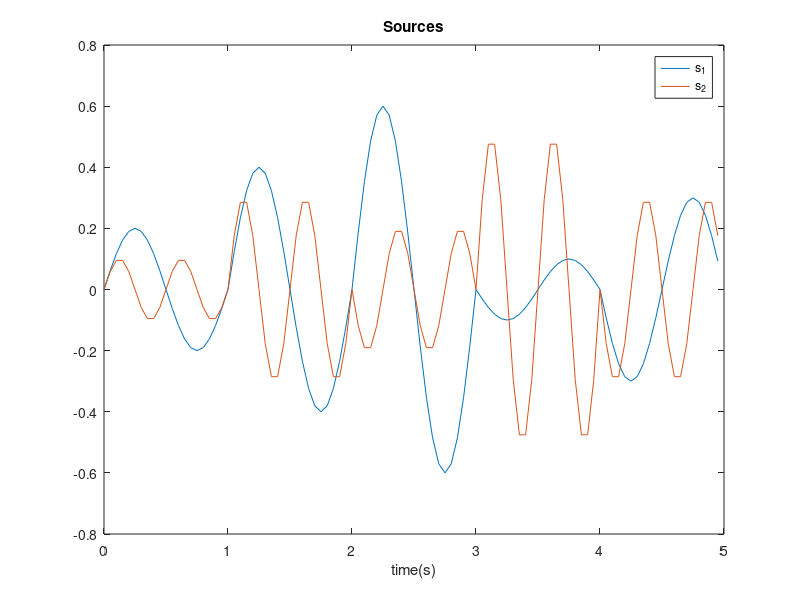
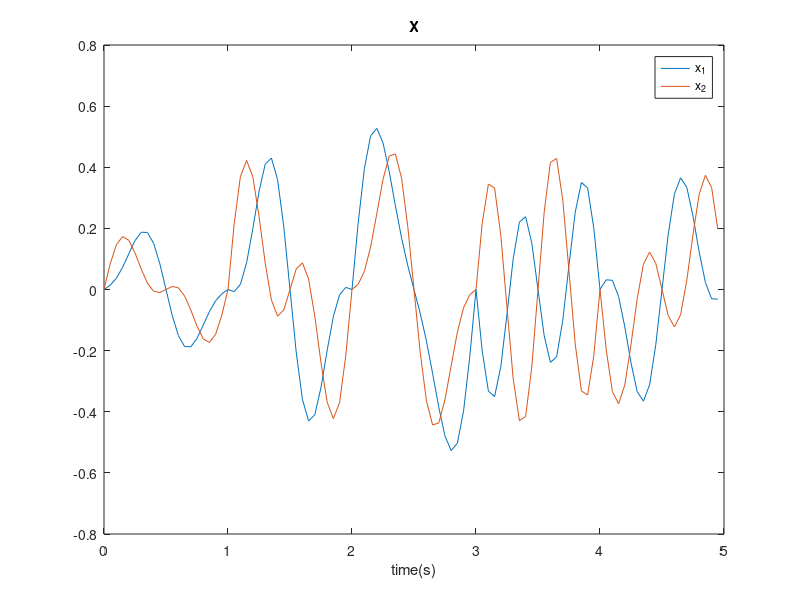

Write MATLAB code to recreate these figures, in order. (Note: this script raises an error after producing the figures.)
clear; clc; close all;
rng(3)
c = [0.2 0.4 0.6 -0.1 -0.3];
d = [0.1 0.3 -0.2 0.5 -0.3];
fs = 20;
A = [0.8 -0.6; 0.6 0.8];
num_of_windows = 5;


s1 = [];
s2 = [];
for k = 1 : num_of_windows
    t = (k - 1) : 1 / fs : k - (1 / fs);
    s1 = [s1 c(k) * sin(2 * pi * t)];
    s2 = [s2 d(k) * sin(4 * pi * t)];
end
t_total = 0 : 1 / fs : num_of_windows - (1 / fs);
S = [s1; s2];
X = A * S;

figure
plot(t_total, S(1, :), 'DisplayName', 's_1')
hold on
plot(t_total, S(2, :), 'DisplayName', 's_2')
hold off
legend
xlabel('time(s)')
title('Sources')

figure
plot(t_total, X(1, :), 'DisplayName', 'x_1')
hold on
plot(t_total, X(2, :), 'DisplayName', 'x_2')
hold off
legend
xlabel('time(s)')
title('X')

%% b
window_size = size(X, 2) / num_of_windows;
Rxs = compute_Rxs(X, num_of_windows, window_size);
two_windows(Rxs(1:2), X, S)

%% c
[U, D] = eig(X * X');
Z = D ^ -0.5 * U' * X;
Rzs = compute_Rxs(Z, num_of_windows, window_size);
error = all_windows(Rzs, S, Z);
disp(['Error using all windows: ', num2str(error)]);
%% d
disp('Noisy data:')
SNR_desired_linear = 100;
Y = generate_noisy_signal(X, SNR_desired_linear);
Rys = compute_Rxs(Y, num_of_windows, window_size);
two_windows(Rys, Y, S)
[U, D] = eig(Y * Y');
Z = D ^ -0.5 * U' * Y;
Rzs = compute_Rxs(Z, num_of_windows, window_size);
error = all_windows(Rzs, S, Z);
disp(['Error using all windows: ', num2str(error)]);
%% e
errors = zeros(1, 4);
for k = 2:5
    error_sum = 0;
    for trial = 1:100
        Y = generate_noisy_signal(X, SNR_desired_linear);
        [U, D] = eig(Y * Y');
        Z = D ^ -0.5 * U' * Y;
        Rzs = compute_Rxs(Z, num_of_windows, window_size);
        error = all_windows(Rzs(1:k), S, Z); 
        error_sum = error_sum + error;
    end
    errors(k-1) = error_sum / 100;
end

figure;
plot(2:5, errors, '-o', 'LineWidth', 2, 'MarkerSize', 8);
xlabel('i (number of windows)');
ylabel('mean error');
title('mean errors for different number of windows');
%% f
SNR_desired_db = [5 10 15 20];
SNRs_desired_linear = 10.^(SNR_desired_db / 10);

errors = zeros(1, 4);
for i = 1:4
    error_sum = 0;
    for trial = 1:100
        Y = generate_noisy_signal(X, SNRs_desired_linear(i));
        [U, D] = eig(Y * Y');
        Z = D ^ -0.5 * U' * Y;
        Rzs = compute_Rxs(Z, num_of_windows, window_size);
        error = all_windows(Rzs, S, Z); 
        error_sum = error_sum + error;
    end
    errors(i) = error_sum / 100;
end

figure;
plot(SNR_desired_db, errors, '-o', 'LineWidth', 2, 'MarkerSize', 8);
xlabel('SNR (dB)');
ylabel('mean error');
title('mean errors for different SNR levels');


%% Functions
function Y = generate_noisy_signal(X, SNR_desired_linear)
    noise = randn(size(X));
    W = noise / norm(noise, 'fro');

    signal_power = norm(X, 'fro')^2;
    noise_power = signal_power / SNR_desired_linear;
    sigma = sqrt(noise_power);

    Y = X + sigma * W;
end

function Rxs = compute_Rxs(X, num_of_windows, window_size)
    Rxs = cell(1, num_of_windows);
    for k = 1:num_of_windows
        idx_start = round((k - 1) * window_size) + 1;
        idx_end   = round(k * window_size);
        Xk = X(:, idx_start:idx_end);
        Rxs{k} = (Xk * Xk');
    end
end

function result = R(B, Rx_all, m)
    [n, ~] = size(B);
    result = 0;
    for k = 1:length(Rx_all)
        Rk = Rx_all{k};
        for j = 1:n
            if j == m
                continue
            end
            bj = B(:, j);
            temp = Rk * bj;
            result = result + temp * temp';
        end
    end
end

function B = optimize_B(Rxs)
    B_initial = ones(2, 2);
    cost_old = [Inf, Inf];
    B = B_initial;
    optimized = false;    
    while ~optimized
        for m = 1 : 2
            R_m = R(B, Rxs, m);
            [b, D] = eig(R_m);
            [~, min_idx] = min(diag(D));
            b_m = b(:, min_idx);
            if m == 2
                b1 = B(:, 1);
                b_m = (eye(size(b1, 1)) - b1 * b1') * b_m;
                b_m = b_m / norm(b_m);
            end
            cost_new(m) = b_m' * R_m * b_m;
            if cost_new(m) >= cost_old(m)
                optimized = true;
            end
            B(:, m) = b_m;
            cost_old(m) = cost_new(m);
        end
    end
end

function two_windows(Rxs, X, S)
    [Bt, L] = eig(Rxs{1}, Rxs{2});
    S_estimated = Bt' * X;

    S_norm = (S - mean(S, 2)) ./ std(S, 0, 2);
    S_est_norm = -(S_estimated - mean(S_estimated, 2)) ./ std(S_estimated, 0, 2);
    S_est_flipped = S_est_norm([2 1], :);

    error = norm(S_est_flipped - S_norm, 'fro')^2 / norm(S_norm, 'fro')^2;
    disp(['Error using two windows: ', num2str(error)]);
end

function error = all_windows(Rxs, S, X)
    B = optimize_B(Rxs);

    S_estimated = B' * X;

    S_norm = (S - mean(S, 2)) ./ std(S, 0, 2);
    S_est_norm = (S_estimated - mean(S_estimated, 2)) ./ std(S_estimated, 0, 2);
    S_est_flipped = S_est_norm([2 1], :);

    error_original = norm(S_est_norm - S_norm, 'fro')^2 / norm(S_norm, 'fro')^2;
    error_flipped = norm(S_est_norm([2 1], :) - S_norm, 'fro')^2 / norm(S_norm, 'fro')^2;
    
    if error_flipped < error_original
        error = error_flipped;
    else
        error = error_original;
    end
    
end


